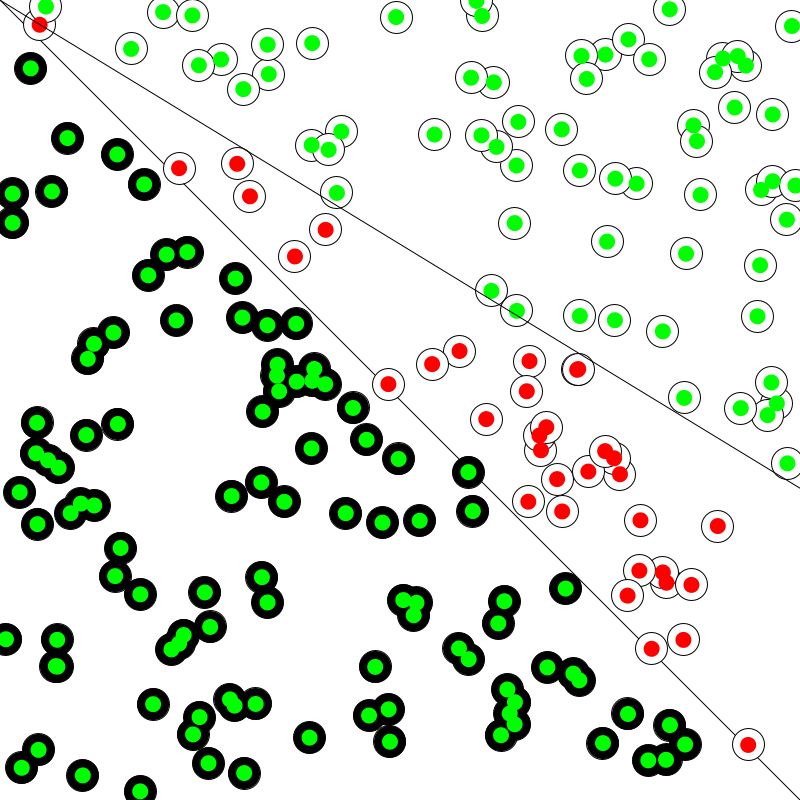
Frame 1 (no input)
Frame 60 (the mouse pressed at the canvas centre just before this capture): identical to frame 1, image omitted
Frame 120 (the mouse held since frame 60 and released just before this capture): identical to frame 1, image omitted

The Processing sketch that drew this single still picture (run headless with seeded random() and noise(); from frame 60 on, the mouse is pressed at the canvas centre):

// Processing sketch: perceptron
// ── perceptron.pde
Perceptron brain;

Point[] points=new Point[200];

void setup(){
  size(800,800);
  brain=new Perceptron();
  
  for(int i=0;i<points.length;++i){
          points[i]=new Point();}
  //float[] inputs={-1,0.5};
  //int guess=brain.guess(inputs);
  
}

void draw(){
  background(255);
  stroke(0);
  line(0,0,width,height);
  for(Point pt:points){
    pt.show();}
    
    
    
    for(Point  pt: points){
      float[] inputs={pt.x,pt.y};
      int target=pt.label;
      
      int guess=brain.guess(inputs);
      if(guess==target){
        fill(0,255,0);}
        else{
        fill(255,0,0);}
        noStroke();
        ellipse(pt.x,pt.y,16,16);
      }
      
      stroke(0);

       line(0,0,width,abs(brain.weights[0]*width/brain.weights[1]));
       
    
    }
    
    void mousePressed(){
    
    
    for(Point  pt: points){
      float[] inputs={pt.x,pt.y};
     
      brain.train(inputs,pt.label);
      

      }
      println(brain.weights[0],brain.weights[1]);
      
     
      
    }
// ── perceptron_class.pde
int sign(float n){
  if(n>=0)return 1;
  else return -1;}
  
  
class Perceptron{
  float[] weights=new float[2];
  float lr=0.;
  
  
  Perceptron(){
    for(int i=0;i<weights.length;++i){
      weights[i]=random(-1,1);
    }}
    
    int guess(float[] inputs){
      float sum=0;
      for(int i=0;i<weights.length;++i){
        sum+=inputs[i]*weights[i];
      }
      int output=sign(sum);
      return output;
    }
    
    void train(float[] inputs,int target){
      int guess=guess(inputs);
      int error=target-guess;
      
      for(int i=0;i<weights.length;++i){
       // weights[i]+=error;
     weights[i]+=error*inputs[i]*lr;
          }
      }
}
    
// ── training.pde
class Point{
  float x;
  float y;
  int label;
  
  Point(){
    x=random(width);
    y=random(height);
    if(x>y){
              label=1;
            }
    else
            {
              label=-1;
            }
  }
  
  void show(){
    stroke(0);
    if(label==1){
      fill(255);}
     else{
       fill(0);
     }
   
     ellipse(x,y,32,32);
  }
}
    
      
